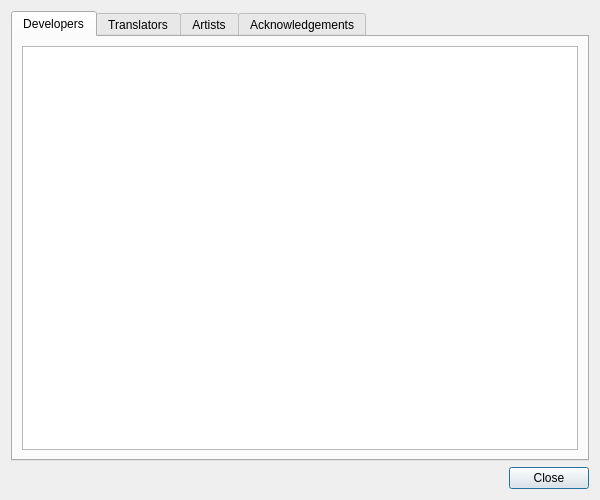
<?xml version="1.0" encoding="UTF-8"?>
<ui version="4.0">
 <class>CreditsDialog</class>
 <widget class="QDialog" name="CreditsDialog">
  <property name="windowModality">
   <enum>Qt::ApplicationModal</enum>
  </property>
  <property name="geometry">
   <rect>
    <x>0</x>
    <y>0</y>
    <width>600</width>
    <height>500</height>
   </rect>
  </property>
  <property name="windowTitle">
   <string>Credits</string>
  </property>
  <property name="modal">
   <bool>true</bool>
  </property>
  <layout class="QVBoxLayout" name="verticalLayout">
   <item>
    <widget class="QTabWidget" name="tabWidget">
     <property name="enabled">
      <bool>true</bool>
     </property>
     <property name="layoutDirection">
      <enum>Qt::LeftToRight</enum>
     </property>
     <property name="currentIndex">
      <number>0</number>
     </property>
     <widget class="QWidget" name="Developers">
      <attribute name="title">
       <string>Developers</string>
      </attribute>
      <layout class="QHBoxLayout" name="horizontalLayout">
       <item>
        <widget class="QTextBrowser" name="developerText"/>
       </item>
      </layout>
     </widget>
     <widget class="QWidget" name="Translators">
      <attribute name="title">
       <string>Translators</string>
      </attribute>
      <layout class="QHBoxLayout" name="horizontalLayout_2">
       <item>
        <widget class="QTextBrowser" name="translatorText"/>
       </item>
      </layout>
     </widget>
     <widget class="QWidget" name="Artwork">
      <attribute name="title">
       <string>Artists</string>
      </attribute>
      <layout class="QHBoxLayout" name="horizontalLayout_3">
       <item>
        <widget class="QTextBrowser" name="artistText"/>
       </item>
      </layout>
     </widget>
     <widget class="QWidget" name="Acknowledgements">
      <attribute name="title">
       <string>Acknowledgements</string>
      </attribute>
      <layout class="QHBoxLayout" name="horizontalLayout_4">
       <item>
        <widget class="QTextBrowser" name="acknowledgementText"/>
       </item>
      </layout>
     </widget>
    </widget>
   </item>
   <item>
    <widget class="QDialogButtonBox" name="buttonBox">
     <property name="orientation">
      <enum>Qt::Horizontal</enum>
     </property>
     <property name="standardButtons">
      <set>QDialogButtonBox::Close</set>
     </property>
    </widget>
   </item>
  </layout>
 </widget>
 <resources/>
 <connections>
  <connection>
   <sender>buttonBox</sender>
   <signal>accepted()</signal>
   <receiver>CreditsDialog</receiver>
   <slot>accept()</slot>
   <hints>
    <hint type="sourcelabel">
     <x>248</x>
     <y>254</y>
    </hint>
    <hint type="destinationlabel">
     <x>157</x>
     <y>274</y>
    </hint>
   </hints>
  </connection>
  <connection>
   <sender>buttonBox</sender>
   <signal>rejected()</signal>
   <receiver>CreditsDialog</receiver>
   <slot>reject()</slot>
   <hints>
    <hint type="sourcelabel">
     <x>316</x>
     <y>260</y>
    </hint>
    <hint type="destinationlabel">
     <x>286</x>
     <y>274</y>
    </hint>
   </hints>
  </connection>
 </connections>
</ui>
